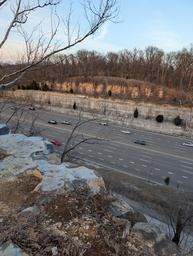
#> input picture example1/a.jpg, 193 x 256 px, shrunk from 1434 x 1905 before the run, found by its file name; its folder holds 4 pictures in this run
$ python run.py   (older library calls are emulated)
#> lines starting #> are read from the running program, lines starting #| are printed output that depends on the picture; after the words box and inside, x2 and y2 are one past the last pixel; in counts of white or black regions, pixels touching at a corner belong together
"""
iteration_11/run.py
Watershed segmentation + all P(5,k) texture permutations.

Pipeline:
  1. Scharr gradient magnitude on the LAB L channel → watershed elevation surface
  2. Seeds: distance transform of flat (low-gradient) regions, then local maxima
     spaced at least SEED_SPACING px apart
  3. skimage.watershed floods from seeds uphill along gradient
  4. Many resulting segments merged to k zones via k-means on mean LAB color
  5. Smooth label map → per-class gaussian blur + argmax (soft boundaries)

Watershed follows edges natively — boundaries land on gradient ridges
(object contours) rather than being driven purely by color similarity.

Output: iteration_11/k{k}/{image}/segments.jpg + permutations/
"""

import numpy as np
import cv2
from scipy import ndimage as ndi
from scipy.ndimage import median_filter
from itertools import permutations
from skimage.segmentation import watershed
import os

# ── tunables ──────────────────────────────────────────────────────────────────

DIR_IN  = "C:/Users/coles/Desktop/editor/example1"
DIR_OUT = "C:/Users/coles/Desktop/editor/example1/iteration_11"

IMAGES   = ["a", "c", "d"]
K_VALUES = [3, 4, 5]

# Watershed seed detection
FLAT_PERCENTILE = 55    # gradient percentile below which a pixel counts as "flat"
SEED_SPACING    = 35    # min px between seeds — lower = more seeds = finer init segments

# Watershed flood
COMPACTNESS = 0.0005    # 0 = pure gradient-following; raise for rounder regions

# Merge many watershed segments → k zones
MERGE_SMOOTH = 15

# Final label smoothing
MEDIAN_SIZE = 19
BLUR_SIZE   = 151

# ── I/O ───────────────────────────────────────────────────────────────────────

def load_img(name):
#> called with name = 'a'
    img = cv2.imread(f"{DIR_IN}/{name}.jpg")
#> img is the input picture: shape (256, 193, 3); mean B, G, R 118.3, 117.2, 117.1
    return cv2.cvtColor(img, cv2.COLOR_BGR2RGB)

def save_img(arr, path):
    os.makedirs(os.path.dirname(path), exist_ok=True)
    out = cv2.cvtColor(arr.astype(np.uint8), cv2.COLOR_RGB2BGR)
    cv2.imwrite(path, out, [cv2.IMWRITE_JPEG_QUALITY, 92])

# ── segmentation ──────────────────────────────────────────────────────────────

def merge_segs_to_k(img, segs, k):
    """Collapse many fine segments into k zones by k-means on mean LAB color."""
    lab    = cv2.cvtColor(img, cv2.COLOR_RGB2LAB).astype(np.float32)
    unique = np.unique(segs)
    unique = unique[unique > 0]   # watershed marks boundaries as -1 or 0
    means  = np.array([lab[segs == s].mean(axis=0) for s in unique], dtype=np.float32)
    crit   = (cv2.TERM_CRITERIA_EPS + cv2.TERM_CRITERIA_MAX_ITER, 50, 0.5)
    _, asgn, _ = cv2.kmeans(means, k, None, crit, 10, cv2.KMEANS_PP_CENTERS)
    labels = np.zeros(segs.shape, dtype=np.int32)
    for i, s in enumerate(unique):
        labels[segs == s] = int(asgn[i])
    return median_filter(labels, size=MERGE_SMOOTH)


def segment(img, k):
    """
    Watershed on Scharr gradient. Seeds come from local maxima in the
    distance transform of flat (low-gradient) image regions.
    """
    h, w = img.shape[:2]

    # Smooth before gradient to reduce noise seeds
    smooth = cv2.GaussianBlur(img, (7, 7), 2.0)
    lab = cv2.cvtColor(smooth, cv2.COLOR_RGB2LAB).astype(np.float32)
    L   = lab[..., 0] / 100.0                     # normalize L to [0, 1]

    # Scharr gradient magnitude — watershed elevation surface
    gx = cv2.Scharr(L, cv2.CV_32F, 1, 0)
    gy = cv2.Scharr(L, cv2.CV_32F, 0, 1)
    gradient = np.sqrt(gx ** 2 + gy ** 2)
    gradient /= gradient.max() + 1e-9             # [0, 1]

    # Flat regions: pixels below the FLAT_PERCENTILE gradient threshold
    flat = (gradient < np.percentile(gradient, FLAT_PERCENTILE)).astype(np.uint8)

    # Distance transform → local maxima spaced >= SEED_SPACING px apart
    distance  = ndi.distance_transform_edt(flat)
    local_max = (distance == ndi.maximum_filter(distance, size=SEED_SPACING))
    local_max &= distance > 0
    markers, _ = ndi.label(local_max)

    # Flood from seeds along gradient surface
    segs = watershed(gradient, markers, compactness=COMPACTNESS)

    # Merge fine segments → k zones, then soft-blend boundaries
    labels = merge_segs_to_k(img, segs, k)

    bs = BLUR_SIZE if BLUR_SIZE % 2 == 1 else BLUR_SIZE + 1
    onehot  = np.zeros((h, w, k), np.float32)
    for i in range(k):
        onehot[..., i] = (labels == i).astype(np.float32)
    blurred = np.stack(
        [cv2.GaussianBlur(onehot[..., i], (bs, bs), 0) for i in range(k)], axis=2
    )
    return np.argmax(blurred, axis=2).astype(np.int32)

# ── colorize ──────────────────────────────────────────────────────────────────

PALETTE = np.array([
    [231,  76,  60],
    [ 52, 152, 219],
    [ 46, 204, 113],
    [241, 196,  15],
    [155,  89, 182],
], np.uint8)

def colorize(labels, k):
    out = np.zeros((*labels.shape, 3), np.uint8)
    for i in range(k):
        out[labels == i] = PALETTE[i]
    return out

# ── texture cache ─────────────────────────────────────────────────────────────

TEX_NAMES = ['glitch', 'scanlines', 'halftone', 'static', 'ripple']

def build_cache(img):
    h, w = img.shape[:2]
#> h = 256; w = 193
    yy, xx = np.mgrid[0:h, 0:w].astype(np.float32)

    np.random.seed(0)
    g = img.astype(np.float32).copy()
    for y in np.random.choice(h, max(1, h // 8), replace=False):
        s = int(np.random.choice([-1, 1]) * np.random.randint(8, 30))
        g[y] = np.roll(g[y], s, axis=0)
#> g: shape (256, 193, 3) float32; mean R, G, B 117.1, 117.2, 118.3
    for y in np.random.choice(h, max(1, h // 6), replace=False):
        s = np.random.randint(4, 14)
        g[y, :, 0] = np.roll(g[y, :, 0],  s)
        g[y, :, 2] = np.roll(g[y, :, 2], -s)
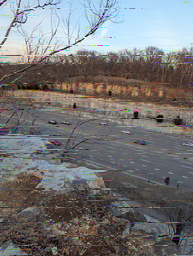
#> g: shape (256, 193, 3) float32; mean R, G, B 117.1, 117.2, 118.3
    g = np.clip(g * np.random.uniform(0.6, 1.4, (h, w, 1)), 0, 255).astype(np.float32)

    sl = np.ones((h, w, 1), np.float32); sl[::3, :, :] = 0.2

    sp  = 13
    cy_ = (yy // sp) * sp + sp / 2
    cx_ = (xx // sp) * sp + sp / 2
    dot = (np.sqrt((yy - cy_) ** 2 + (xx - cx_) ** 2) < sp * 0.4).astype(np.float32)
    ht  = (dot * 0.85 + 0.15)[..., np.newaxis]

    np.random.seed(42)
    ns = np.random.uniform(0.4, 1.6, (h, w)).astype(np.float32)
    gr = np.random.choice(h, int(h * 0.08), replace=False)
    ns[gr] = np.random.uniform(0.1, 2.2, (len(gr), w))
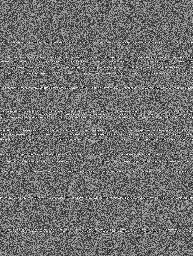
#> ns: shape (256, 193) float32; min 0.1, max 2.2, mean 1.01; drawn with min black and max white
    st = ns[..., np.newaxis]

    cy_r, cx_r = int(h * 0.55), int(w * 0.5)
#> cy_r = 140; cx_r = 96
    d  = np.sqrt((yy - cy_r) ** 2 + (xx - cx_r) ** 2)
    rp = (1.0 + 0.5 * np.sin(d / 16 * 2 * np.pi))[..., np.newaxis].astype(np.float32)

    return [('direct', g), ('mult', sl), ('mult', ht), ('mult', st), ('mult', rp)]

# ── apply permutation ─────────────────────────────────────────────────────────

def apply_perm(img, labels, perm, cache):
    orig = img.astype(np.float32)
    out  = np.zeros_like(orig)
    for zone, tex_idx in enumerate(perm):
        mask = labels == zone
        kind, data = cache[tex_idx]
        out[mask] = data[mask] if kind == 'direct' else (orig * data)[mask]
    return np.clip(out, 0, 255).astype(np.uint8)

# ── main ──────────────────────────────────────────────────────────────────────

if __name__ == "__main__":
    for k in K_VALUES:
        all_perms = list(permutations(range(len(TEX_NAMES)), k))
        print(f"\n{'='*58}")
        print(f"  K={k}   watershed + merge   {len(all_perms)} perms/image")
        print(f"{'='*58}")

        for img_name in IMAGES:
            print(f"  {img_name}.jpg  ", end="", flush=True)
            img    = load_img(img_name)
            cache  = build_cache(img)
#> cache = 5 items
            labels = segment(img, k)
#> in segment, `flat = (gradient < np.percentile(gradient, FLAT_PERCENTILE)).astype(np..`:
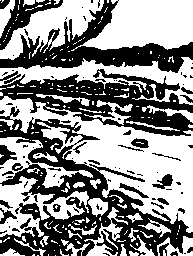
#> flat: shape (256, 193); values 0 (black) and 1 (white), 55% white; 92 black regions (62 under 20 px), largest, box (x1, y1, x2, y2) and area: (0, 107, 193, 256) 9319, (0, 69, 193, 136) 5700, (0, 0, 193, 73) 4423
#> in segment, `local_max = (distance == ndi.maximum_filter(distance, size=SEED_SPACIN..`: local_max: shape (256, 193) bool; 0.1% white in thin lines or dots
#> in segment, `markers, _ = ndi.label(local_max)`: markers: shape (256, 193) int32; 37 distinct labels, from 0 to 36
#> in segment, `segs = watershed(gradient, markers, compactness=COMPACTNESS)`: segs: shape (256, 193) int32; 36 distinct labels, from 1 to 36
#> in merge_segs_to_k, `lab    = cv2.cvtColor(img, cv2.COLOR_RGB2LAB).astype(np.float32)`:
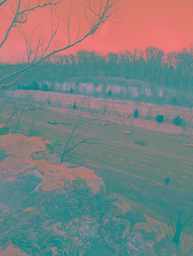
#> lab: shape (256, 193, 3) float32; mean R, G, B 123.8, 128.9, 128
#> in merge_segs_to_k, `unique = np.unique(segs)`: unique = 36 values from 1 to 36
#> in merge_segs_to_k, `means  = np.array([lab[segs == s].mean(axis=0) for s in unique], dtype..`: means = 36 rows, first 8: [204.5, 123.9, 113.9], [223, 122.1, 114.3], [212, 125.2, 118.3], [210.5, 125.7, 121.8], [209.9, 127.9, 129.8], [97.37, 134.8, 138.6], [77, 134, 135], [94.67, 132.2, 134]
#> in merge_segs_to_k, `_, asgn, _ = cv2.kmeans(means, k, None, crit, 10, cv2.KMEANS_PP_CENTERS)`: asgn = 36 values, max 2 at index 0, min 0 at index 5, mean 0.611
#> the loop in merge_segs_to_k, `for i, s in enumerate(unique):` made 36 passes
#> after the loop in merge_segs_to_k, `for i, s in enumerate(unique):`:
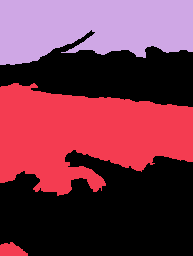
#> labels: shape (256, 193) int32; 3 distinct labels, from 0 to 2; one colour per label, 0 black
#> in merge_segs_to_k, `return median_filter(labels, size=MERGE_SMOOTH)`: returned value: shape (256, 193) int32; 3 distinct labels, from 0 to 2
#> after the loop in segment, `for i in range(k):`:
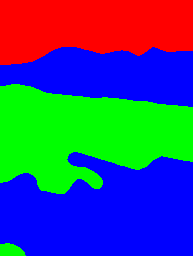
#> onehot: shape (256, 193, 3) float32; mean of channels 0, 1, 2 0.492, 0.299, 0.209; drawn as B, G, R
#> in segment, `return np.argmax(blurred, axis=2).astype(np.int32)`: returned value: shape (256, 193) int32; 3 distinct labels, from 0 to 2

            out_dir = f"{DIR_OUT}/k{k}/{img_name}"
            os.makedirs(f"{out_dir}/permutations", exist_ok=True)
            save_img(colorize(labels, k), f"{out_dir}/segments.jpg")

            for i, perm in enumerate(all_perms):
                result = apply_perm(img, labels, perm, cache)
                fname  = f"perm_{i:03d}__{'_'.join(TEX_NAMES[t] for t in perm)}.jpg"
                save_img(result, f"{out_dir}/permutations/{fname}")
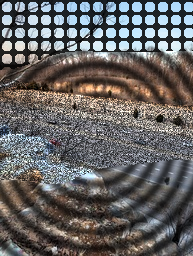
#> result: shape (256, 193, 3); mean R, G, B 101.2, 99.2, 98.7

            print(f"done ({len(all_perms)} perms)")

    total = sum(len(list(permutations(range(len(TEX_NAMES)), k)))
                for k in K_VALUES) * len(IMAGES)
#> total = 900
    print(f"\nDone. {total} images total.")
#| Done. 900 images total.
